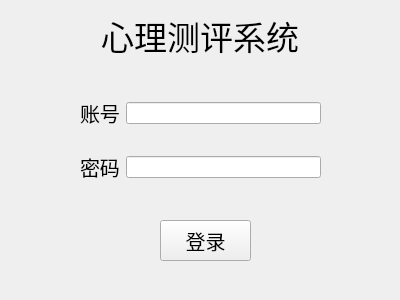
<?xml version="1.0" encoding="UTF-8"?>
<ui version="4.0">
 <class>form_login</class>
 <widget class="QWidget" name="form_login">
  <property name="geometry">
   <rect>
    <x>0</x>
    <y>0</y>
    <width>400</width>
    <height>300</height>
   </rect>
  </property>
  <property name="windowTitle">
   <string>Form</string>
  </property>
  <widget class="QWidget" name="layoutWidget">
   <property name="geometry">
    <rect>
     <x>80</x>
     <y>80</y>
     <width>241</width>
     <height>121</height>
    </rect>
   </property>
   <layout class="QGridLayout" name="login_form">
    <item row="2" column="1">
     <widget class="QLineEdit" name="line_password"/>
    </item>
    <item row="2" column="0">
     <widget class="QLabel" name="label_password">
      <property name="font">
       <font>
        <pointsize>15</pointsize>
       </font>
      </property>
      <property name="text">
       <string>密码</string>
      </property>
     </widget>
    </item>
    <item row="1" column="1">
     <widget class="QLineEdit" name="line_userName"/>
    </item>
    <item row="1" column="0">
     <widget class="QLabel" name="label_userName">
      <property name="font">
       <font>
        <pointsize>15</pointsize>
       </font>
      </property>
      <property name="text">
       <string>账号</string>
      </property>
     </widget>
    </item>
   </layout>
  </widget>
  <widget class="QLabel" name="title">
   <property name="enabled">
    <bool>true</bool>
   </property>
   <property name="geometry">
    <rect>
     <x>0</x>
     <y>0</y>
     <width>400</width>
     <height>71</height>
    </rect>
   </property>
   <property name="sizePolicy">
    <sizepolicy hsizetype="Preferred" vsizetype="Preferred">
     <horstretch>0</horstretch>
     <verstretch>0</verstretch>
    </sizepolicy>
   </property>
   <property name="font">
    <font>
     <pointsize>25</pointsize>
    </font>
   </property>
   <property name="text">
    <string>心理测评系统</string>
   </property>
   <property name="alignment">
    <set>Qt::AlignCenter</set>
   </property>
  </widget>
  <widget class="QPushButton" name="btn_login">
   <property name="geometry">
    <rect>
     <x>160</x>
     <y>220</y>
     <width>91</width>
     <height>41</height>
    </rect>
   </property>
   <property name="font">
    <font>
     <pointsize>15</pointsize>
    </font>
   </property>
   <property name="text">
    <string>登录</string>
   </property>
  </widget>
 </widget>
 <resources/>
 <connections/>
</ui>
